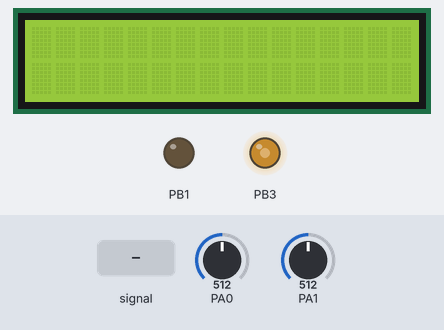
This program was run on a simulated ATmega32, built with avr-gcc and emulated at 16 MHz. Parts: 16×2 character LCD, output pins drawn as LEDs (lit = HIGH). Wiring (inferred from the signals the program sends): character LCD (HD44780): RS PB0; E PB2; data PD0, PD1, PD2, PD3, PD4, PD5, PD6, PD7. The inputs (shaded band) are chosen by the test bench; at power-on: PA1 = 512, PA0 = 512. EEPROM starts erased; pins used as bus, display or sensor lines are not drawn.

Above: at 1.5 s.
1.6 s: PA1 set to 487
Timing chart, 0 to 2.4 s (numbered marks = the images above; inputs shaded):
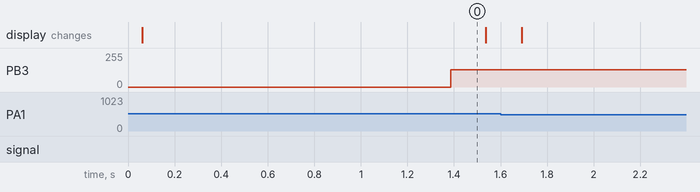

The program:

main.c
```c
#include"types.h"
#include"Macros.h"
#include"DIO.h"
#include"LCD_int.h"
#include"EEPROM.h"
#include"ArbDraw.h"
#include"ADC.h"
#include"Registers.h"
#include<avr/io.h>
#include <avr/pgmspace.h>
#include <avr/interrupt.h>
#include"PWM.h"


volatile u8 qwe[8][8];
volatile u16 data;
volatile u16 Ch2Data;
extern u8 W;
int main()
{
	u8 ch=0;
	u8 Local_u8arr[]={7,6,5,4,3,2,1,0};
	u8 Local_u8Thank[]="Thank you";
	u8 Local_u8IMT[]="IMT";
	SetPortDirection(PORT_D , 0xff);   //PORT D output for lcd data
	SetPortDirection(PORT_B,0x0f);    //for lcd control    and msb nibble is input for test
	SetPortValue(PORT_B,0xf0);     //pull up resistance for thm msb nibble used in test
//	SetPinValue(PORT_D,6,1);      //pull up resistance
//	SetPinValue(PORT_D,7,1);      //pull up resistance

	Lcd_voidInit();       //initialize the lcd
	ADC_init();                       // initialize the ADC

	EEPROM_InsertData();                         //put data in eeprom

	pwm_init();


while(1)

{

	if(ch==0)           //multiplexe between channel 0 and 1
	{
	ADC_SelcetChannel(0);
	ADC_StartConversion();         //sart conversion
	data=ADC_ReadData();           //read the conversion value
	ch=1;               //the next time take from the second channel
	}
	else if(ch==1)
	{
		ADC_SelcetChannel(1);
		ADC_StartConversion();         //sart conversion
		Ch2Data=ADC_ReadData();
		ch=0;
	}
// 	Lcd_voidWriteCmd(0b10001000);          //but curser int the specific place
//  	Lcd_voidWriteData( (data/100)+48 );
// 	Lcd_voidWriteData( ((data/10)%10)+48 );
// 	Lcd_voidWriteData( (data%10)+48 );

	   if(W==1)
	    {
		 DrawLitters();
	    if(Ch2Data>500)
	     {
		  Lcd_voidWriteSentince(Local_u8arr);
	     }
	    else if(data>700)
	     {
	       Lcd_voidWriteSentinceAscii(Local_u8Thank);
	     }
	    else if(data <700)
	     {
	       Lcd_voidWriteSentinceAscii(Local_u8IMT);
	       Lcd_voidWriteSentince(Local_u8arr);
	     }
	     W=0;
	    }
}
	return 0;
}
```

ADC.c
```c
/*
 * ADC.c
 *
 *  Created on: Dec 24, 2016
 *      Author: Abo Saad
 */
#include"types.h"
#include"DIO.h"
#include"avr/io.h"
void ADC_init(void)
{
	SET_BIT(ADCSRA,7); //enable interrupt
	SET_BIT(ADMUX,6); //vref
	CLEAR_BIT(ADMUX,7); //vref
	CLEAR_BIT(ADMUX,5); // right adjust
	SET_BIT(ADCSRA,0); // pre scaler
	SET_BIT(ADCSRA,1); //pre scaler
	SET_BIT(ADCSRA,2); //pre scaler
}

void ADC_SelectMode(u8 mode)
{
	if(mode)
	{
		SET_BIT(ADCSRA,5);     //auto trigger mode
	}
	else
	{
		CLEAR_BIT(ADCSRA,5);  //single mode
	}
}

void ADC_SelcetChannel(u8 channel)
{

	if(channel==1)        //we change the 5 LSB
	{
		SET_BIT(ADMUX,0);
	}
	else if(channel==0)
	{
		CLEAR_BIT(ADMUX,0);
	}
}


void ADC_StartConversion(void)
{
	SET_BIT(ADCSRA,6); // start conversion
}

u16 ADC_ReadData(void)
{
	u8 low;
	while( !GET_BIT(ADCSRA,4) );  //Check flag
	SET_BIT(ADCSRA,4);  //clear flag
	low=ADCL;
	return ( (ADCH<<8)|low );
}

void ADC_EnableIntrrupt(void)
{
	SET_BIT(ADCSRA,3); //enable interrupt
}
```

ADC.h
```c
/*
 * ADC.h
 *
 *  Created on: Dec 24, 2016
 *      Author: Abo Saad
 */

#ifndef ADC_H_
#define ADC_H_

#define AUTOTRIGGER 1
#define SINGLEMODE 0

void ADC_init(void);
void ADC_SelectMode(u8 mode);
void ADC_SelcetChannel(u8 channel);
void ADC_StartConversion(void);
u16 ADC_ReadData(void);
void ADC_EnableIntrrupt(void);

#endif /* ADC_H_ */
```

ArbDraw.c
```c
/*
 * ArbDraw.c
 *
 *  Created on: Mar 11, 2017
 *      Author: Ahmed
 */
#include"types.h"
#include"DIO.h"
#include"LCD_int.h"

extern volatile u8 qwe[8][8];

void DrawLitters( )
{

	u8 i,j;


Lcd_voidWriteCmd(0b01000000);      // from ddram to cgram
/******************************************************************************/

for(i=0;i<8;i++)
{
	for(j=0;j<8;j++)
	{
    Lcd_voidWriteData( qwe[i][j] );
	}
}

/**********************************************************************************/
  Lcd_voidWriteCmd(0b10000100);          //from cgram to ddram the same as "move the cursor by moving in ddram"


}
```

ArbDraw.h
```c
/*
 * ArbDraw.h
 *
 *  Created on: Mar 11, 2017
 *      Author: Ahmed
 */

#ifndef ARBDRAW_H_
#define ARBDRAW_H_


void DrawLitters();


#endif /* ARBDRAW_H_ */
```

EEPROM.c
```c
/*
 * EEPROM.c
 *
 *  Created on: Mar 11, 2017
 *      Author: Ahmed
 */

#include"types.h"
#include"DIO.h"
#include"avr/io.h"
#include<avr/eeprom.h>

extern volatile u8 qwe[8][8];

void EEPROM_InsertData(void)
{
	u8 arr[24][8]={{0b00000000,0b00000000,0b00000000,0b00000010,0b00000010,0b00011110,0b00000000,0b00000100}
	,{0b00000000,0b00000000,0b00000000,0b00010101,0b00010101,0b00011111,0b00000000,0b00000000}
	,{0b00000000,0b00000000,0b00000000,0b00000000,0b00000000,0b00011111,0b00010101,0b00010111}
	,{0b00000100,0b00000100,0b00000100,0b00000100,0b00000100,0b00000100,0b00000100,0b00000000}
	,{0b00000001,0b00000001,0b00000001,0b00000001,0b00000001,0b00000001,0b00011111,0b00000000}
	,{0b00000001,0b00000001,0b00000001,0b00000001,0b00000001,0b00000001,0b00011111,0b00000000}
	,{0b00001111,0b00001001,0b00001111,0b00000001,0b00000001,0b00000001,0b00000001,0b00000000}
	,{0b00000000,0b00000000,0b00000000,0b00000000,0b00000000,0b00000000,0b00000000,0b00000000}
	,{0b00000110,0b00000100,0b00001111,0b00000010,0b00000010,0b00000010,0b00000010,0b00000010}
	,{0b00000000,0b00000000,0b00011100,0b00000010,0b00011111,0b00000000,0b00000000,0b00000000}
	,{0b00000000,0b00000000,0b00000000,0b00000000,0b00011111,0b00001010,0b00001110,0b00000000}
	,{0b00000000,0b00000000,0b00000010,0b00000010,0b00001111,0b00000000,0b00000000,0b00000000}
	,{0b00011011,0b00010101,0b00010001,0b00010001,0b00001010,0b00000100,0b00000000,0b00000000}
	,{0}
	,{0}
	,{0}
	,{0b00000100,0b00001010,0b00000000,0b00010101,0b00010101,0b00011111,0b00000000,0b00000000}
	,{0b00001111,0b00001000,0b00001000,0b00001000,0b00001000,0b00011111,0b00000000,0b00000000}
	,{0b00000000,0b00000000,0b00000000,0b00000000,0b00000001,0b00000011,0b00001100,0b00110000}
	,{0b00001110,0b00001110,0b00000100,0b00000100,0b00000100,0b00000100,0b00000100,0b00000000}
	,{0}
	,{0}
	,{0}
	,{0}
};


		eeprom_write_block( (const void*) arr, (void *) 0 , 192);
}

void EEPROM_GetData(u8 address)
{
	eeprom_read_block( (void*) qwe, (const void *) address , 64);
}
```

EEPROM.h
```c
/*
 * EEPROM.h
 *
 *  Created on: Mar 11, 2017
 *      Author: Ahmed
 */

#ifndef EEPROM_H_
#define EEPROM_H_

void EEPROM_InsertData(void);
void EEPROM_GetData(u8 address);

#endif /* EEPROM_H_ */
```

Macros.h
```c
/*
 * Macros.h
 *
 *  Created on: Jan 23, 2017
 *      Author: Abo Saad
 */

#ifndef MACROS_H_
#define MACROS_H_

#define GET_BIT(reg,bit) ((reg&(1<<bit))>>bit)
#define SET_BIT(reg,bit) (reg|=(1<<bit))
#define CLEAR_BIT(reg,bit) (reg&=~(1<<bit))
#define TOGGEL_BIT(reg,bit) (reg^=(1<<bit))

#define PORT_A 0
#define PORT_B 1
#define PORT_C 2
#define PORT_D 3

//.....Timer0 registers bits macros..................
//....................................................
#define CS00    0
#define CS01    1
#define CS02    2
#define WGM01   3
#define COM00   4
#define COM01   5
#define WGM00   6
#define FOC0    7
//......................................................
#define TOIE0   0
#define OCIE0   1
//......................................................


#endif /* MACROS_H_ */
```

PWM.c
```c
#include"Macros.h"
#include"Registers.h"
#include"types.h"
#include"DIO.h"
#include<avr/io.h>
#include <avr/pgmspace.h>
#include <avr/interrupt.h>
#include"data.h"
#include"EEPROM.h"
#include"ADC.h"
#include"LCD_int.h"

extern int sample_count;
#define SAMPLE_RATE 8000;

volatile u16 sample;
int sample_count;
u8 W=0;
u8 f=0;
extern volatile u16 data;
extern volatile u16 Ch2Data;
//
void pwm_init(void)
{
    /* use OC0 pin as output */
	SetPinDirection(PORT_B,3,1);
   // DDRD = _BV(PD5);

    /*
    * clear OC0 on compare match
    * set OC0 at BOTTOM, non-inverting mode
    * Fast PWM, 8bit
    */
	SET_BIT(TCCR0,COM01);
	SET_BIT(TCCR0,WGM00);
	SET_BIT(TCCR0,WGM01);

	//  TCCR1A = _BV(COM1A1) | _BV(WGM10);

    /*
    * Fast PWM, 8bit
    * Prescaler: clk/1 = 16MHz
    * PWM frequency = 16MHz / (255 + 1) = 62.5kHz
    */
//	SET_BIT(TCCR1B,WGM12);
	SET_BIT(TCCR0,CS00);

    // TCCR1B = _BV(WGM12) | _BV(CS10);

    /* set initial duty cycle to zero */
    OCR0 = 0;

    /* Setup Timer0 which will make preiodic over flow interrupt */

    TCCR2|=(1<<CS00);
    TCNT2=0;
    TIMSK|=(1<<TOIE2);
    sample_count = 8;
    sei(); //Enable interrupts
}

ISR(TIMER2_OVF_vect)
{


         sample_count--;
         if (sample_count == 0)
            {
             sample_count = 8;        // (62.5khz / 8 ) = 8 kHz our sampling rate
            if( ( Ch2Data < 500 ) && (data<700) && (f!=3) )
             {
                OCR0 = pgm_read_byte(&shokran_samples[sample++]);
               if(sample>shokran_length)
            	 {
             	 Lcd_voidWriteCmd(0b00000001);
             	 Lcd_voidWriteCmd(0b10000100);
            	 EEPROM_GetData(128);
            	 sample=0;
            	 f=3;
            	 W=1;          //to start write
            	 }
               }
             else if( (Ch2Data> 500) && (data>700) && (f!=1) )
               {

                 OCR0 = pgm_read_byte(&Basm_Allah[sample++]);
                   if(sample>Basm_allah_length)
                  	 {
               	     Lcd_voidWriteCmd(0b00000001);
               		Lcd_voidWriteCmd(0b10000100);
                	 EEPROM_GetData(0);
                  	 sample=0;
                  	 f=1;
                  	 W=1;
                  	 }
               }
             else if(  (Ch2Data > 500) && (data<700) && (f!=2) )
               {

                 OCR0 = pgm_read_byte(&ahmed_samples[sample++]);
                   if(sample>ahmed_length)
                  	 {
               	     Lcd_voidWriteCmd(0b00000001);
               		Lcd_voidWriteCmd(0b10000100);
                	 EEPROM_GetData(64);
                  	 sample=0;
                  	 f=2;
                  	 W=1;
                  	 }
               }
//             else if(f==3)
//               {
//                 OCR0 = pgm_read_byte(&kolkm_samples[sample++]);
//                   if(sample>kolkm_length)
//                  	 {
//                  	 sample=0;
//                  	 f=4;
//                  	 }
//               }
             else if( (Ch2Data < 500) && (data>700) && (f!=0) )
               {
                 OCR0 = pgm_read_byte(&Thank_samples[sample++]);
                   if(sample>Thank_length)
                  	 {
                     Lcd_voidWriteCmd(0b00000001);
                 	 Lcd_voidWriteCmd(0b10000100);
                  	 sample=0;
                  	 f=0;
                  	 W=1;
                  	 }
               }

            }
}

//......................................................................
//
//void pwm_init(void)
//{
//    /* use OC1A pin as output */
//	SetPinDirection(PORT_D,5,1);
//   // DDRD = _BV(PD5);
//
//    /*
//    * clear OC1A on compare match
//    * set OC1A at BOTTOM, non-inverting mode
//    * Fast PWM, 8bit
//    */
//	SET_BIT(TCCR1A,COM1A1);
//	SET_BIT(TCCR1A,WGM10);
//
//	//  TCCR1A = _BV(COM1A1) | _BV(WGM10);
//
//    /*
//    * Fast PWM, 8bit
//    * Prescaler: clk/1 = 8MHz
//    * PWM frequency = 8MHz / (255 + 1) = 31.25kHz
//    */
//	SET_BIT(TCCR1B,WGM12);
//	SET_BIT(TCCR1B,CS10);
//
//    // TCCR1B = _BV(WGM12) | _BV(CS10);
//
//    /* set initial duty cycle to zero */
//    OCR1A = 0;
//
//    /* Setup Timer0 */
//
//    TCCR2|=(1<<CS00);
//    TCNT2=0;
//    TIMSK|=(1<<TOIE2);
//    sample_count = 4;
//    sei(); //Enable interrupts
//}
//
//ISR(TIMER2_OVF_vect)
//{
//
//         sample_count--;
//         if (sample_count == 0)
//            {
//             sample_count = 8;
//             OCR1A = pgm_read_byte(&pcm_samples[sample++]);
//             if(sample>pcm_length)sample=0;
//            }
//}
```

PWM.h
```c
/*
 * PWM.h
 *
 *  Created on: Mar 11, 2017
 *      Author: Ahmed
 */

#ifndef PWM_H_
#define PWM_H_

void pwm_init(void);

#endif /* PWM_H_ */
```

types.h
```c
typedef unsigned char u8;
typedef unsigned short int u16;
typedef unsigned long int u32;
typedef signed char s8;
typedef signed short int s16;
typedef signed long int s32;
typedef float f32;
typedef double f64;
typedef long double f80;
```

LCD_int.h
```c
/*
 * LCD-int.h
 *
 *  Created on: Dec 9, 2016
 *      Author: Abo Saad
 */

#ifndef LCD_INT_H_
#define LCD_INT_H_

void Lcd_voidWriteSentince( u8 * );
void Lcd_voidWriteSentinceAscii(u8 *);
void Lcd_voidWriteData( u8  );
void Lcd_voidWriteCmd( u8 );
void Lcd_voidInit(void);

#endif /* LCD_INT_H_ */
```

LCD_prog.c
```c
/*
 * LCD_prog.c
 *
 *  Created on: Dec 9, 2016
 *      Author: Abo Saad
 */

#include"types.h"
#include"DIO.h"
#include<util/delay.h>
#include"LCD_int.h"

void Lcd_voidWriteSentince( u8 *Argument_pu8Sentince )
{
	u8 i=0;
	while( i<8 )
	{
		Lcd_voidWriteData( Argument_pu8Sentince[i] );
		i++;
	}

}
void Lcd_voidWriteSentinceAscii(u8 * Argument_pi8sentince)
{
	u8 i=0;
//	Lcd_voidWriteCmd(0b00000001);
	while( Argument_pi8sentince[i]!='\0' )
	{
		Lcd_voidWriteData( Argument_pi8sentince[i] );
		i++;
	}
}

void Lcd_voidWriteData( u8 Argument_u8character )
{
//	//SetPinValue(PORT_D,0,0);               //RS choose command mode
//	//SetPinValue(PORT_D,1,0);               //R/W choose write mode
//
//	PORTD = 1;
//
//	PORTA = Argument_u8character;
//	//SetPortValue(PORT_A , Argument_u8character);   //pass the command
//	//SetPinValue(PORT_D,2,1);              //enable E
//
//	PORTD |= 0x04;
//	_delay_ms(2);                    //for 1 ms
//	//SetPinValue(PORT_D,2,0);              //disable E
//	PORTD &= 0b11111011;
//	_delay_ms(2);                    //for 1 ms

	SetPinValue(PORT_B,0,1);               //RS choose data mode
	SetPinValue(PORT_B,1,0);               //R/W choose write mode
	SetPortValue(PORT_D , Argument_u8character);    //pass the data
	SetPinValue(PORT_B,2,1);              //enable E
	_delay_ms(2);                    //for 1 ms
	SetPinValue(PORT_B,2,0);              //disable E
	_delay_ms(2);                    //for 1 ms

}
void Lcd_voidWriteCmd( u8 Argument_u8character )
{
	SetPinValue(PORT_B,0,0);               //RS choose command mode
	SetPinValue(PORT_B,1,0);               //R/W choose write mode

//	PORTD = 0;
//
//	PORTA = Argument_u8character;
	SetPortValue(PORT_D , Argument_u8character);   //pass the command
	SetPinValue(PORT_B,2,1);              //enable E

//	PORTD |= 0x04;
	_delay_ms(10);                    //for 1 ms
	SetPinValue(PORT_B,2,0);              //disable E
//	PORTD &= 0b11111011;
	_delay_ms(10);                    //for 1 ms

}

void Lcd_voidInit(void)
{
	_delay_ms(30);
	Lcd_voidWriteCmd(0b00111000);    // 0011 NF xx  .. N number of line .. F ( 5x9 || 5x7 )
	_delay_ms(2);
	Lcd_voidWriteCmd(0b00001100);//00001DCB ..D ON OFF..C cursor ON OFF.. B blink cursor ON OFF
	_delay_ms(2);
	Lcd_voidWriteCmd(0b00000001); //clear
}
```

DIO.c
```c
#include"types.h"
#include"DIO.h"

volatile u8* arr[4]= {&PORTA,&PORTB,&PORTC,&PORTD};


void SetPinDirection(u8 PortNumber , u8 PinNumber , u8 Direction)
{

	if(Direction)
			SET_BIT( *(arr[PortNumber]-1) , PinNumber );
		else
			CLEAR_BIT( *(arr[PortNumber]-1) , PinNumber );
}


u8 GetPinValue(u8 PortNumber , u8 PinNumber)
{
	u8 re=0;

	re= GET_BIT( *(arr[PortNumber]-2) , PinNumber );
	return re;
}

void SetPinValue(u8 PortNumber , u8 PinNumber , u8 Value)
{

   if(Value)
 	 SET_BIT(*arr[PortNumber],PinNumber);
   else
	 CLEAR_BIT(*arr[PortNumber],PinNumber);
}

void SetPin( u8 PinNumber , u8 Value )                       // fun take the pin number from 0 to 31
{
  if(Value)
  {
	  SET_BIT( *arr[PinNumber/8] , (PinNumber%8) );
  }
  else
  {
	  CLEAR_BIT( *arr[PinNumber/8] , (PinNumber%8) );
  }


}

void SetPortDirection(u8 PortNumber , u8 Direction)
{
	*(arr[PortNumber]-1) = Direction;
}

void SetPortValue(u8 PortNumber , u8 Value)
{
	*arr[PortNumber] = Value;
}
u8 GetPortValue(u8 PortNumber)
{
	u8 re=0;
	re=*(arr[PortNumber]-2);        // -2 because  pin reg = port reg - 2
	return re;
}
```

DIO.h
```c
#ifndef DIO_H
#define DIO_H

#define DDRA *((volatile u8*)0x3A)
#define PORTA *((volatile u8*)0x3B)
#define PINA *((volatile u8*)0x39)
#define DDRB *((volatile u8*)0x37)
#define PORTB *((volatile u8*)0x38)
#define PINB *((volatile u8*)0x36)
#define DDRC *((volatile u8*)0x34)
#define PORTC *((volatile u8*)0x35)
#define PINC *((volatile u8*)0x33)
#define DDRD *((volatile u8*)0x31)
#define PORTD *((volatile u8*)0x32)
#define PIND *((volatile u8*)0x30)

#define PORT_A 0
#define PORT_B 1
#define PORT_C 2
#define PORT_D 3

#define GET_BIT(reg,bit) ((reg&(1<<bit))>>bit)
#define SET_BIT(reg,bit) (reg|=(1<<bit))
#define CLEAR_BIT(reg,bit) (reg&=~(1<<bit))

void SetPinDirection(u8 PortNumber , u8 PinNumber , u8 Direction);
u8 GetPinValue(u8 PortNumber , u8 PinNumber);
void SetPinValue(u8 PortNumber , u8 PinNumber , u8 Value);
void SetPin(u8 PinNumber , u8 Value);
void SetPortDirection(u8 PortNumber ,u8 Direction);
void SetPortValue(u8 PortNumber , u8 Value);
u8 GetPortValue(u8 PortNumber);

#endif
```

Registers.h
```c
/*
 * Register.h
 *
 *  Created on: Jan 23, 2017
 *      Author: Abo Saad
 */

#ifndef REGISTER_H_
#define REGISTER_H_

/* DIO registers address *///.........................................

#define DDRA *((volatile u8*)0x3A)
#define PORTA *((volatile u8*)0x3B)
#define PINA *((volatile u8*)0x39)
#define DDRB *((volatile u8*)0x37)
#define PORTB *((volatile u8*)0x38)
#define PINB *((volatile u8*)0x36)
#define DDRC *((volatile u8*)0x34)
#define PORTC *((volatile u8*)0x35)
#define PINC *((volatile u8*)0x33)
#define DDRD *((volatile u8*)0x31)
#define PORTD *((volatile u8*)0x32)
#define PIND *((volatile u8*)0x30)
//....................................................................

/* interrupt registers address *///...................................

#define SREG *((volatile u8*) 0x5F)
#define GIFR *((volatile u8*) 0x5A)
#define GICR *((volatile u8*) 0x5B)
#define MCUCR *((volatile u8*) 0x55)
#define MCUCSR *((volatile u8*) 0x54)

//...................................................................

/* ADC registers address *///.........................................
#define ADCSRA *((volatile u8*)0x26)
#define ADMUX *((volatile u8*)0x27)
#define ADCH *((volatile u8*)0x25)
#define ADCL *((volatile u8*)0x24)
#define SFIOR *((volatile u8*)0x50)
//...................................................................

/*TIMER0 registers address*///......................................
#define TCCR0 *((volatile u8*) 0x53)
#define TIMSK *((volatile u8*) 0x59)
#define OCR0 *((volatile u8*) 0x5C)
//.................................................................


#endif /* REGISTER_H_ */
```

Source omitted: data.h (data table, 175847 bytes)
